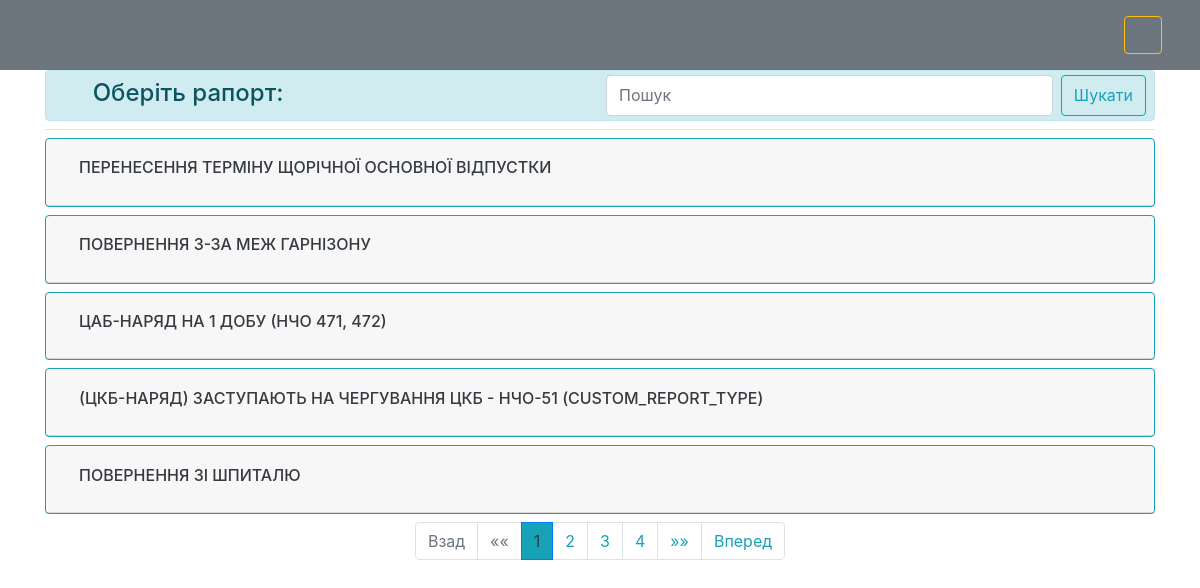
The page / on the database its author committed.
### reports/models.py (models this page shows, shortened)
class Report(models.Model):
    REPORT_TYPES = [
        ('regular', 'звичайний рапорт'),
        ('custom', 'рапорт по специфічному шаблону'),
    ]
    type = models.CharField(max_length=100, choices=REPORT_TYPES, default='regular', verbose_name="тип рапорту")
    title = models.CharField(max_length=255, null=True, verbose_name="Назва рапорту")
    body_sample = models.TextField(blank=True, null=True, verbose_name="зразок тексту рапорту")
    body_template = models.TextField(blank=True, null=True, verbose_name="шаблон рапорту (змінюється адміністратором, див. у документації)")
    default_header_position = models.ForeignKey(Position, related_name='report_header_position_set', on_delete=models.SET_NULL, blank=True, null=True, verbose_name="посада на кого цей рапорт")
    default_footer_position = models.ForeignKey(Position, related_name='report_footer_position_set', on_delete=models.SET_NULL, blank=True, null=True, verbose_name="посада від кого цей рапорт")
    class Meta:
        verbose_name = "Рапорти__"
        verbose_name_plural = "Рапорти"

### reports/views.py (the view)
# urls.py: path('', views.reports_list_view, name='index'),
def reports_list_view(request):
    if request.method == 'POST':
        filter_param = request.POST.get('filter_param')
        if (filter_param is not None) and (len(filter_param) > 0):
            cap_filter_param = filter_param.capitalize()
            reports_list = Report.objects.filter(
                Q(title__icontains=cap_filter_param) | Q(body_sample__icontains=cap_filter_param)
                |
                Q(title__icontains=filter_param) | Q(body_sample__icontains=filter_param)
            ).order_by('id')
        else:
            filter_param = ""
            reports_list = Report.objects.all().order_by('id')
        paginator = Paginator(reports_list, 5)
        page_obj = paginator.get_page(1)
        context = {
            'page_obj': page_obj,
            'filter_param': filter_param
        }
    elif request.method == 'GET':
        filter_param = request.GET.get('filter_param')
        if (filter_param is not None) and (len(filter_param) > 0):
            cap_filter_param = filter_param.capitalize()
            reports_list = Report.objects.filter(
                Q(title__icontains=cap_filter_param) | Q(body_sample__icontains=cap_filter_param)
                |
                Q(title__icontains=filter_param) | Q(body_sample__icontains=filter_param)
            ).order_by('id')
        else:
            filter_param = ""
            reports_list = Report.objects.all().order_by('id')
        paginator = Paginator(reports_list, 5)
        page_number = request.GET.get('page')
        page_obj = paginator.get_page(page_number)
        context = {
            'page_obj': page_obj,
            'filter_param': filter_param
        }
    return render(request, 'reports/reports_list.html', context)

### reports/templates/reports/reports_list.html (shortened to what this page needs)
{% extends 'reports/base.html' %}
{% block content %}
    <div class="alert alert-info align-items-center my-0 py-0 pr-2" role="alert">
        <div class="form-group row my-1">
            <div class="col-12 d-flex">
                <h4 class="mr-auto mt-1"><i class="fas fa-server mr-2"></i>Оберіть рапорт:</h4>
                <form id='search' class="d-flex w-50" method='POST' action='{% url 'reports:reports_list' %}'>
                    <input type="search" class="form-control mr-2" placeholder="Пошук" id="filter_param"
                           name="filter_param">
                    <button type="submit" class="btn btn-outline-info">Шукати</button>
                </form>
            </div>
        </div>
    </div>
    <hr class="my-2">
    {% for report in page_obj %}
        <div class="accordion mb-0" id="accordion-1">
            <div class="card border-info my-2">
                <div class="card-header" id="heading-{{ forloop.counter0 }}">
                    <h2 class="mb-0">
                        <button class="btn btn-link text-dark" type="button" data-toggle="collapse"
                                data-target="#collapse-{{ forloop.counter0 }}"
                                aria-expanded="false" aria-controls="collapseOne">
                            <h6>{{ report.title|upper }}</h6>
                        </button>
                    </h2>
                </div>
            </div>
        </div>
    {% endfor %}
    <nav aria-label="PAGES NAVIGATION">
        {% if page_obj.has_other_pages %}
            <ul class="pagination justify-content-center">
                {% if page_obj.has_previous %}
                    <li class="page-item"><a class="page-link text-info"
                                             href="?{% if filter_param %}filter_param={{ filter_param }}&{% endif %}page={{ page_obj.previous_page_number }}">Взад</a>
                    </li>
                    <li class="page-item"><a class="page-link text-info"
                                             href="?{% if filter_param %}filter_param={{ filter_param }}&{% endif %}page=1">&laquo;&laquo;</a>
                    </li>
                {% else %}
                    <li class="page-item disabled"><a class="page-link" href="#">Взад</a></li>
                    <li class="page-item disabled"><a class="page-link" href="#">&laquo;&laquo;</a></li>
                {% endif %}
                {% for i in page_obj.paginator.page_range %}
                    {% if i == page_obj.number %}
                        <li class="page-item active">
                            <span class="page-link text-dark bg-info">{{ page_obj.number }}</span>
                        </li>
                    {% else %}
                        <li class="page-item">
                            <a class="page-link text-info"
                               href="?{% if filter_param %}filter_param={{ filter_param }}&{% endif %}page={{ i }}">{{ i }}</a>
                        </li>
                    {% endif %}
                {% endfor %}
                {% if page_obj.has_next %}
                    <li class="page-item"><a class="page-link text-info"
                                             href="?{% if filter_param %}filter_param={{ filter_param }}&{% endif %}page={{ page_obj.paginator.num_pages }}">&raquo;&raquo;</a>
                    </li>
                    <li class="page-item"><a class="page-link text-info"
                                             href="?{% if filter_param %}filter_param={{ filter_param }}&{% endif %}page={{ page_obj.next_page_number }}">Вперед</a>
                    </li>
                {% else %}
                    <li class="page-item disabled"><a class="page-link" href="#">&raquo;&raquo;</a></li>
                    <li class="page-item disabled"><a class="page-link" href="#">Вперед</a></li>
                {% endif %}
            </ul>
        {% endif %}
    </nav>
{% endblock %}

### reports/static/custom-css/custom_styles.css (style rules this page uses)
body { padding-top: 70px; }

### rows shown on the page
Report: title "ПЕРЕНЕСЕННЯ ТЕРМІНУ ЩОРІЧНОЇ ОСНОВНОЇ ВІДПУСТКИ"
Report: title "ПОВЕРНЕННЯ З-ЗА МЕЖ ГАРНIЗОНУ"
Report: title "ЦАБ-НАРЯД НА 1 ДОБУ (НЧО 471, 472)"
Report: title "(ЦКБ-НАРЯД) ЗАСТУПАЮТЬ НА ЧЕРГУВАННЯ ЦКБ - НЧО-51 (CUSTOM_REPORT_TYPE)"
Report: title "ПОВЕРНЕННЯ ЗІ ШПИТАЛЮ"

### other values the page prints
{{ page_obj.number }} "1"
{{ i }} "2" "3" "4"
